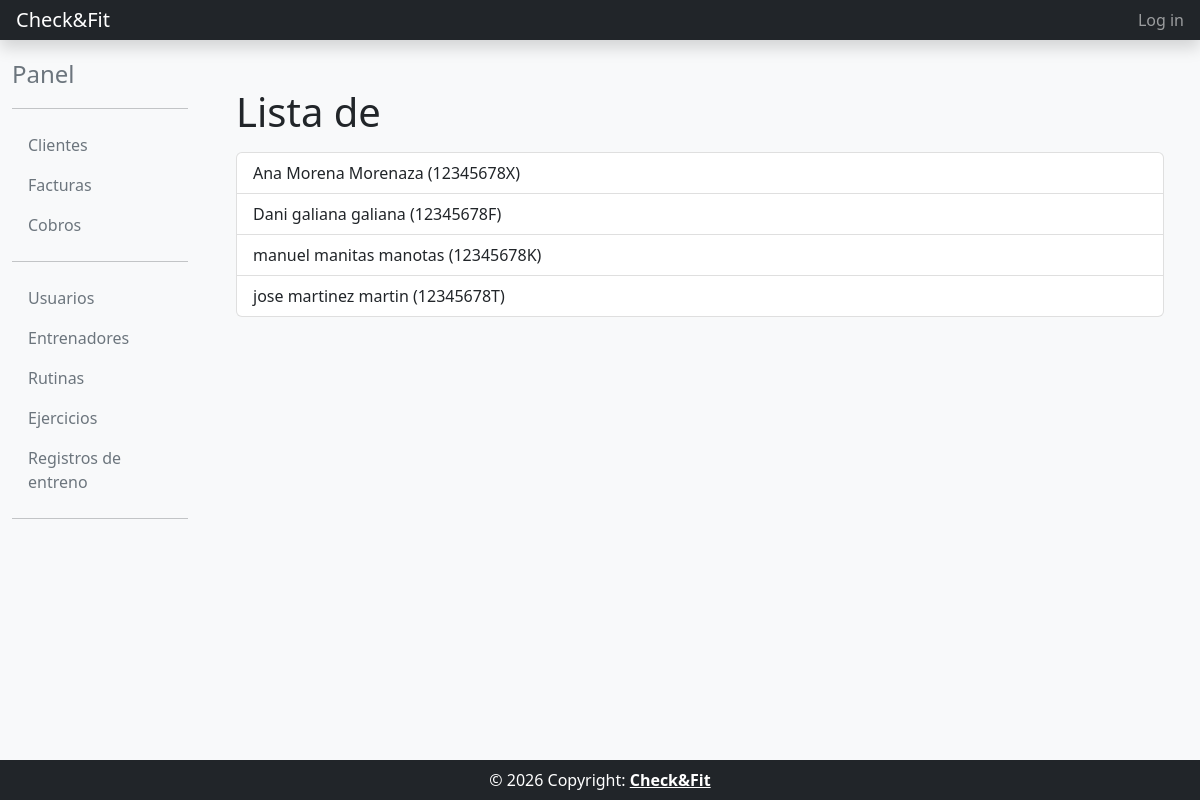
The app's page /cliente_list/ with its own data.
### billing/models.py (models this page shows)
class Cliente(models.Model):
    nombre = models.CharField(max_length=256, verbose_name='Nombre')
    apellidos = models.CharField(max_length=512, verbose_name='Apellidos')
    nif = models.CharField(max_length=20, unique=True, verbose_name='NIF')
    email = models.EmailField(unique=True, verbose_name='Email')
    class Meta:
        unique_together = (('nif',), ('email',))
        verbose_name = 'Cliente'
        verbose_name_plural = 'Clientes'
        ordering = ['apellidos', 'nombre']
    def __str__(self):
        return self.nombre + ' ' + self.apellidos + ' (' + self.nif + ')'

### billing/views.py (the view)
# urls.py: path('cliente_list/', views.ClienteListView.as_view(), name='cliente_list'),
class ClienteListView(ListView):
    model = Cliente
    template_name = 'billing/cliente_list.html'

### templates/billing/cliente_list.html
{% extends "common/base_intranet.html" %}
{% block main_content %}
<div class="container">
    <h1>Lista de {{ object.verbose_name_plural }}</h1>
    <ul class="list-group mt-3">
    {% for cliente in object_list %}
        <a href="{% url 'cliente_detail' pk=cliente.id %}" class="list-group-item list-group-item-action">{{ cliente }}</a>
    {% empty %}
        <p>No existen clientes.</p>
    {% endfor %}
    </ul>
</div>
{% endblock main_content %}

### records on screen
Cliente: nombre+apellidos+nif "Ana Morena Morenaza (12345678X)"
Cliente: nombre+apellidos+nif "Dani galiana galiana (12345678F)"
Cliente: nombre+apellidos+nif "manuel manitas manotas (12345678K)"
Cliente: nombre+apellidos+nif "jose martinez martin (12345678T)"
